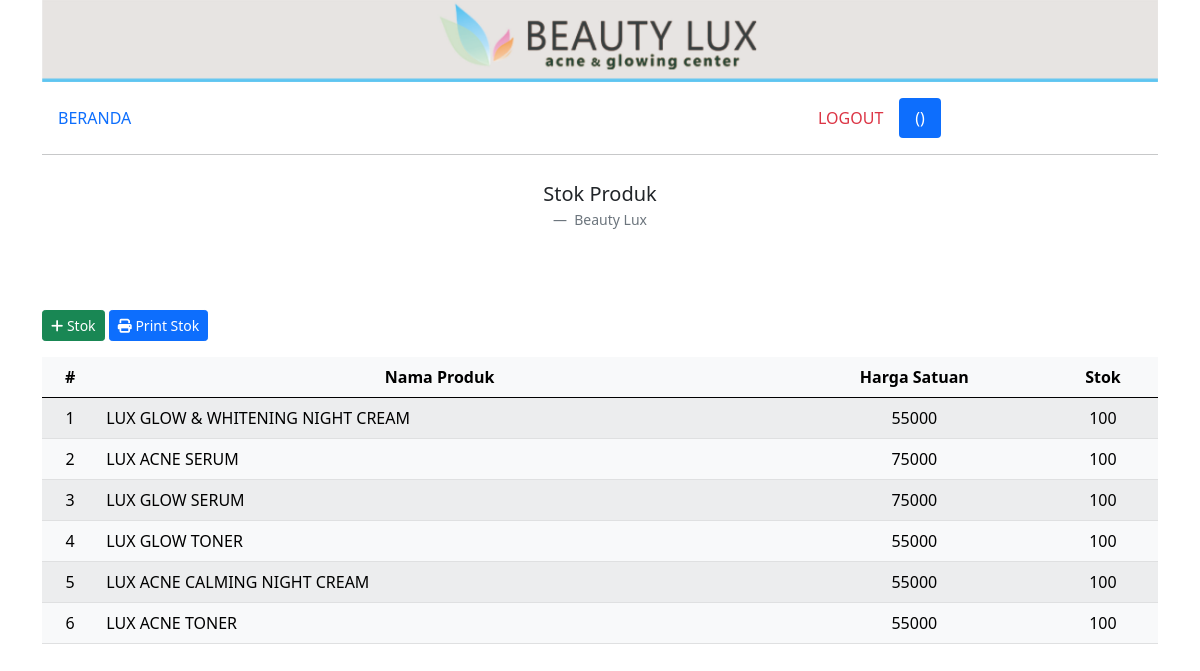
/produk.php, run on the app's committed database.
### tables this page shows
CREATE TABLE `produk` (
  `id_produk` int(100) NOT NULL AUTO_INCREMENT,
  `id_produk_kategori` int(3) NOT NULL,
  `nama_produk` varchar(50) NOT NULL,
  `harga` int(10) NOT NULL,
  `stok` int(5) NOT NULL,
  PRIMARY KEY (`id_produk`),
  KEY `id_produk` (`id_produk`),
  KEY `id_produk_kategori` (`id_produk_kategori`),
  CONSTRAINT `produk_ibfk_1` FOREIGN KEY (`id_produk_kategori`) REFERENCES `produk_kategori` (`id_produk_kategori`)
);

### produk.php (the view, shortened to what this page needs)
<?php include('templates/header.php'); ?>
<div class="container">
    <div class="row noprint">
        <div class="col-md-12">
            <img src="img/header.jpg" class="img-fluid" alt="...">
        </div>
    </div>
    <div class="row mt-3 mb-2 noprint">
        <div class="col">
            <?php include('menu.php'); ?>
        </div>
    </div>
    <div class="row">
        <figure class="text-center">
            <blockquote class="blockquote">
                <p>Stok Produk</p>
            </blockquote>
            <figcaption class="blockquote-footer">
                Beauty Lux
            </figcaption>
        </figure>
    </div>
    <div class="row mt-5">
        <div class="col-md-12">
            <a href="produk_tambah_form.php" class="btn btn-success btn-sm mb-3 noprint"><i class="fa-solid fa-plus"></i> Stok</a>
            <a href="?print=t" class="btn btn-primary btn-sm mb-3 noprint"><i class="fa-solid fa-print"></i> Print Stok</a>
            <table class="table table-hover table-light table-striped">
                <thead>
                    <tr>
                        <th class="text-center" scope="col">#</th>
                        <th class="text-center" scope="col">Nama Produk</th>
                        <th class="text-center" scope="col">Harga Satuan</th>
                        <th class="text-center" scope="col">Stok</th>
                    </tr>
                </thead>
                <tbody>
                    <?php
                    $no = 1;
                    include 'templates/koneksi.php';
                    $query = mysqli_query($koneksi, "
                    SELECT * FROM produk ORDER BY stok ASC
                    ");
                    while ($d = mysqli_fetch_array($query)) {
                    ?>
                        <tr>
                            <td class="text-center" scope="row"><?= $no++; ?></td>
                            <td class="text-left" scope="row"><?= $d['nama_produk']; ?></td>
                            <td class="text-center" scope="row"><?= $d['harga']; ?></td>
                            <td class="text-center" scope="row">
                                <?php
                                echo $d['stok'];
                                ?>
                            </td>
                            </ </tr>
                        <?php } ?>
            </table>
        </div>
    </div>
</div>
<?php include('templates/footer.php'); ?>

### data on the page
produk: nama_produk "LUX GLOW & WHITENING NIGHT CREAM", harga "55000", stok "100"
produk: nama_produk "LUX ACNE SERUM", harga "75000", stok "100"
produk: nama_produk "LUX GLOW SERUM", harga "75000", stok "100"
produk: nama_produk "LUX GLOW TONER", harga "55000", stok "100"
produk: nama_produk "LUX ACNE CALMING NIGHT CREAM", harga "55000", stok "100"
produk: nama_produk "LUX ACNE TONER", harga "55000", stok "100"
